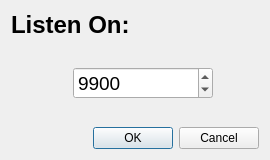
<?xml version="1.0" encoding="UTF-8"?>
<ui version="4.0">
 <class>ServerDialog</class>
 <widget class="QDialog" name="ServerDialog">
  <property name="geometry">
   <rect>
    <x>0</x>
    <y>0</y>
    <width>270</width>
    <height>160</height>
   </rect>
  </property>
  <property name="minimumSize">
   <size>
    <width>270</width>
    <height>160</height>
   </size>
  </property>
  <property name="maximumSize">
   <size>
    <width>270</width>
    <height>160</height>
   </size>
  </property>
  <property name="windowTitle">
   <string>Start Server</string>
  </property>
  <property name="modal">
   <bool>true</bool>
  </property>
  <layout class="QGridLayout" name="gridLayout">
   <item row="0" column="0" colspan="4">
    <widget class="QLabel" name="label">
     <property name="font">
      <font>
       <pointsize>18</pointsize>
       <weight>75</weight>
       <bold>true</bold>
      </font>
     </property>
     <property name="text">
      <string>Listen On:</string>
     </property>
    </widget>
   </item>
   <item row="1" column="1">
    <spacer name="verticalSpacer">
     <property name="orientation">
      <enum>Qt::Vertical</enum>
     </property>
     <property name="sizeHint" stdset="0">
      <size>
       <width>20</width>
       <height>20</height>
      </size>
     </property>
    </spacer>
   </item>
   <item row="2" column="0">
    <spacer name="horizontalSpacer">
     <property name="orientation">
      <enum>Qt::Horizontal</enum>
     </property>
     <property name="sizeHint" stdset="0">
      <size>
       <width>56</width>
       <height>20</height>
      </size>
     </property>
    </spacer>
   </item>
   <item row="2" column="1" colspan="2">
    <widget class="QSpinBox" name="portBox">
     <property name="minimumSize">
      <size>
       <width>140</width>
       <height>0</height>
      </size>
     </property>
     <property name="font">
      <font>
       <pointsize>14</pointsize>
      </font>
     </property>
     <property name="minimum">
      <number>1</number>
     </property>
     <property name="maximum">
      <number>99999</number>
     </property>
     <property name="singleStep">
      <number>10</number>
     </property>
     <property name="value">
      <number>9900</number>
     </property>
    </widget>
   </item>
   <item row="2" column="3">
    <spacer name="horizontalSpacer_2">
     <property name="orientation">
      <enum>Qt::Horizontal</enum>
     </property>
     <property name="sizeHint" stdset="0">
      <size>
       <width>38</width>
       <height>20</height>
      </size>
     </property>
    </spacer>
   </item>
   <item row="3" column="2">
    <spacer name="verticalSpacer_2">
     <property name="orientation">
      <enum>Qt::Vertical</enum>
     </property>
     <property name="sizeHint" stdset="0">
      <size>
       <width>20</width>
       <height>19</height>
      </size>
     </property>
    </spacer>
   </item>
   <item row="4" column="0" colspan="4">
    <widget class="QDialogButtonBox" name="buttonBox">
     <property name="orientation">
      <enum>Qt::Horizontal</enum>
     </property>
     <property name="standardButtons">
      <set>QDialogButtonBox::Cancel|QDialogButtonBox::Ok</set>
     </property>
    </widget>
   </item>
  </layout>
 </widget>
 <resources/>
 <connections>
  <connection>
   <sender>buttonBox</sender>
   <signal>accepted()</signal>
   <receiver>ServerDialog</receiver>
   <slot>accept()</slot>
   <hints>
    <hint type="sourcelabel">
     <x>248</x>
     <y>254</y>
    </hint>
    <hint type="destinationlabel">
     <x>157</x>
     <y>274</y>
    </hint>
   </hints>
  </connection>
  <connection>
   <sender>buttonBox</sender>
   <signal>rejected()</signal>
   <receiver>ServerDialog</receiver>
   <slot>reject()</slot>
   <hints>
    <hint type="sourcelabel">
     <x>316</x>
     <y>260</y>
    </hint>
    <hint type="destinationlabel">
     <x>286</x>
     <y>274</y>
    </hint>
   </hints>
  </connection>
 </connections>
</ui>
